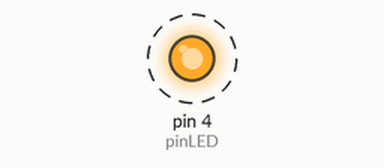
The sketch below on a simulated Arduino Uno, built with avr-gcc and run on an emulated ATmega328P. On the bench: output pins drawn as LEDs (lit = HIGH). Dashed ring = blinking.

Above: at 0.15 s.
Timing chart, 0 to 3.0 s (numbered marks = the images above):
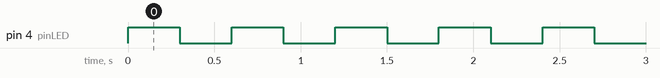

The sketch:

exp-blink-led.ino
```cpp
const uint8_t pinLED = 4;

void setup()
{
	do {
		// pinMode(pinLED, OUTPUT);
		uint8_t bit = digitalPinToBitMask(pinLED);
		uint8_t port = digitalPinToPort(pinLED);
		volatile uint8_t* reg = portModeRegister(port);
		volatile uint8_t* out = portOutputRegister(port);
		uint8_t oldSREG = SREG;
		cli();
		*reg |= bit;
		SREG = oldSREG;
	} while (0);
}

void loop()
{
	do {
		// digitalWrite(pinLED, HIGH);
		uint8_t timer = digitalPinToTimer(pinLED);
		uint8_t bit = digitalPinToBitMask(pinLED);
		uint8_t port = digitalPinToPort(pinLED);
		volatile uint8_t* out = portOutputRegister(port);
		uint8_t oldSREG = SREG;
		cli();
		*out |= bit;
		SREG = oldSREG;
	} while (0);
	do {
		// delay(300);
		unsigned long ms = 300;
		uint32_t start = micros();
		while (ms > 0) {
			yield();
			while (ms > 0 && (micros() - start) >= 1000) {
				ms--;
				start += 1000;
			}
		}
	} while (0);
	do {
		// digitalWrite(pinLED, LOW);
		uint8_t timer = digitalPinToTimer(pinLED);
		uint8_t bit = digitalPinToBitMask(pinLED);
		uint8_t port = digitalPinToPort(pinLED);
		volatile uint8_t* out = portOutputRegister(port);
		uint8_t oldSREG = SREG;
		cli();
		*out &= ~bit;
		SREG = oldSREG;
	} while (0);
	do {
		// delay(300);
		unsigned long ms = 300;
		uint32_t start = micros();
		while (ms > 0) {
			yield();
			while (ms > 0 && (micros() - start) >= 1000) {
				ms--;
				start += 1000;
			}
		}
	} while (0);
}
```

Measured:
- by itself, pin 4 (pinLED): alternates HIGH for 0.30 s and LOW for 0.30 s
